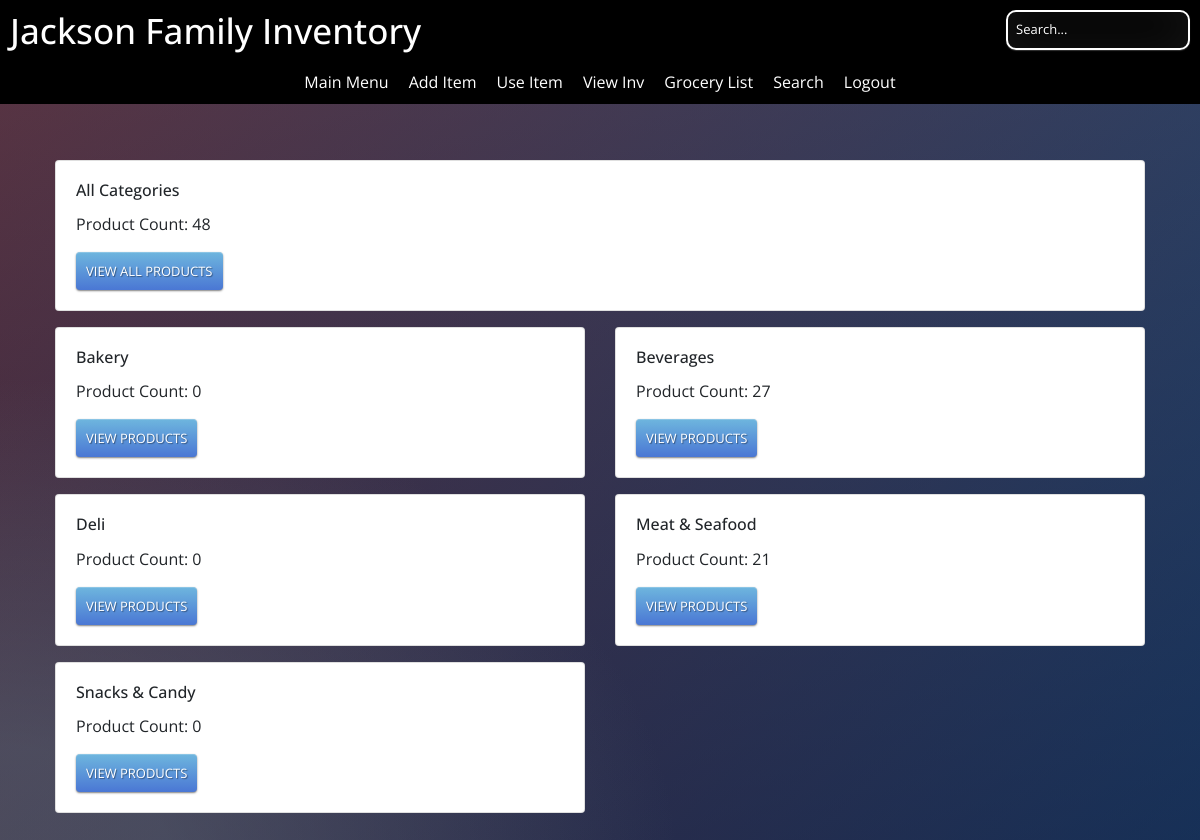
Screenshot of /items (signed in) with the database file from the repository.
### JacksonInventory/models.py (models this page shows)
class Category(db.Model):
    id = db.Column(db.Integer, primary_key=True)
    category = db.Column(db.String(75), unique=True)
    items = db.relationship('Item', backref='category', lazy=True)

### JacksonInventory/routes.py (the view)
@app.route('/items')
@login_required
def items_page():
    query = text('''
    SELECT c.id, c.category, COUNT(i.category_id) AS product_count
    FROM category c
    LEFT JOIN item i ON i.category_id = c.id
    GROUP BY c.id, c.category
    ORDER BY c.category
    ''')
    result = db.session.execute(query)
    categories = result.fetchall()
    total_product_count = db.session.query(func.count()).select_from(Item).scalar()
    return render_template('items.html', categories=categories, total_product_count=total_product_count)

### JacksonInventory/forms.py
class SearchForm(FlaskForm):
    searched = StringField("Searched", validators=[DataRequired()])
    submit = SubmitField("Submit")

### JacksonInventory/models.py (called while the page is built)
@login_manager.user_loader
def load_user(user_id):
    return User.query.get(int(user_id))

### JacksonInventory/routes.py (called while the page is built)
@app.context_processor
def base():
    form = SearchForm()
    return dict(form=form)

### JacksonInventory/templates/items.html (shortened to what this page needs)
{% extends 'base.html' %}
{% block content %}
<div class="main-content">
<div class="container">
  <div class="row justify-content-center">
    <div class="col-12">
      {% if categories %}
      <div class="card mb-3 item-card">
        <div class="row no-gutters">
          <div class="col-6">
            <div class="card-body">
              <h6 class="card-title">All Categories</h6>
              <p class="card-text">Product Count: {{ total_product_count }}</p>
              <a href="{{ url_for('all_categories_page') }}" class="btn btn-primary">View All Products</a>
            </div>
          </div>
        </div>
      </div>
      {% endif %}
      <div class="row">
        {% for category in categories %}
        <div class="col-6">
          <div class="card mb-3 item-card">
            <div class="row no-gutters">
              <div class="col-12">
                <div class="card-body">
                  <h6 class="card-title">{{ category[1] }}</h6>
                  <p class="card-text">Product Count: {{ category[2] }}</p>
                  <a href="{{ url_for('category_page', id=category[0]) }}" class="btn btn-primary">View Products</a>
                </div>
              </div>
            </div>
          </div>
        </div>
        {% endfor %}
      </div>
    </div>
  </div>
</div>
</div>
{% endblock %}

### JacksonInventory/templates/base.html (shortened to what this page needs)
<!DOCTYPE html>
<html lang="en">
<head>
    <link rel="stylesheet" href="https://stackpath.bootstrapcdn.com/bootstrap/4.5.2/css/bootstrap.min.css">
    <link rel="stylesheet" href="https://cdnjs.cloudflare.com/ajax/libs/font-awesome/5.15.3/css/all.min.css">
</head>
<body>
    {% block header %}
    <header>
        <h1>Jackson Family Inventory</h1>
        <div class="search-bar">
            <form action="{{ url_for('mainmenu_page') }}" method="GET">
                <input type="text" name="search" placeholder="Search..." value="{{ request.args.get('search', '') }}">
            </form>
        </div>
    </header>
    <nav>
        <div class="menu-container">
            {% if current_user.is_authenticated %}
                <a class="menu-item" href="{{ url_for('mainmenu_page') }}">Main Menu</a>
                <a class="menu-item" href="{{ url_for('add_item') }}">Add Item</a>
                <a class="menu-item" href="{{ url_for('use_item') }}">Use Item</a>
                <a class="menu-item" href="{{ url_for('items_page') }}">View Inv</a>
                <a class="menu-item" href="{{ url_for('grocery_list') }}">Grocery List</a>
                <a class="menu-item" href="{{ url_for('search_start') }}">Search</a>
                <a class="menu-item" href="{{ url_for('logout_page') }}">Logout</a>
            {% else %}
                {% if request.endpoint != 'login_page' and request.endpoint != 'register_page' and request.endpoint != 'home_page' %}
                    <a class="menu-item" href="{{ url_for('login_page') }}">Log In</a>
                    <a class="menu-item" href="{{ url_for('register_page') }}">Register</a>
                {% endif %}
            {% endif %}
        </div>
    </nav>
    <div class="main-content">
        {% endblock %}
        {% block content %}{% endblock %}
    </div>
</body>
</html>

### rows the page displays
Category: category "Bakery", category "0"
Category: category "Beverages", category "27"
Category: category "Deli", category "0"
Category: category "Meat & Seafood", category "21"
Category: category "Snacks & Candy", category "0"

### other values shown
{{ total_product_count }} "48"
